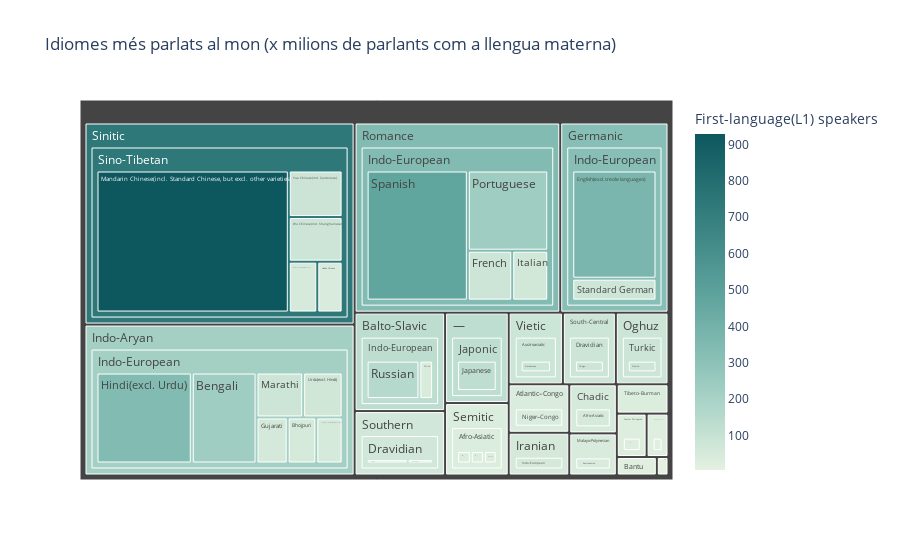

The notebook cell this image was saved under:
### Code cell
import plotly.express as px

# Creem un Treemap
fig = px.treemap(df, path=["Branch", "Family", "Language"], values="First-language(L1) speakers",
                 color="First-language(L1) speakers", color_continuous_scale=px.colors.sequential.Mint, 
                 title="Idiomes més parlats al mon (x milions de parlants com a llengua materna)")
fig.show()

### Figure 1 — Plotly figure (JSON) as saved in the notebook; plotly's stock layout.template omitted (floating-point values rounded to 4 significant figures)
{"data": [{"branchvalues": "total", "customdata": [[372.9], [929.0], [343.9], [474.7], [79.9], [NaN], [233.7], [154.0], [232.4], [70.2], [43.6], [75.6], [125.3], [4.7], [83.1], [82.7], [82.2], [78.4], [85.2], [84.6], [28.2], [81.7], [NaN], [56.4], [50.8], [NaN], [16.1], [NaN], [64.8], [NaN], [48.6], [57.0], [20.7], [32.4], [52.3], [48.1], [49.3], [NaN], [43.6], [43.8], [33.0], [33.3], [40.0], [34.7], [20.3], [322.8], [741.2], [217.3], [340.4], [33.49], [130.5], [43.6], [125.3], [4.7], [82.7], [82.2], [67.0], [84.6], [28.2], [NaN], [56.4], [50.8], [16.1], [20.7], [36.2], [33.0], [322.8], [741.2], [217.3], [340.4], [33.49], [130.5], [43.6], [125.3], [4.7], [82.7], [82.2], [67.0], [84.6], [28.2], [56.4], [50.8], [16.1], [20.7], [36.2], [33.0]], "domain": {"x": [0, 1], "y": [0, 1]}, "hovertemplate": "labels=%{label}<br>First-language(L1) speakers_sum=%{value}<br>parent=%{parent}<br>id=%{id}<br>First-language(L1) speakers=%{color}<extra></extra>", "ids": ["Germanic/Indo-European/English(excl. creole languages)", "Sinitic/Sino-Tibetan/Mandarin Chinese(incl. Standard Chinese, but excl. other varieties)", "Indo-Aryan/Indo-European/Hindi(excl. Urdu)", "Romance/Indo-European/Spanish", "Romance/Indo-European/French", "Semitic/Afro-Asiatic/Modern Standard Arabic(excl. dialects)", "Indo-Aryan/Indo-European/Bengali", "Balto-Slavic/Indo-European/Russian", "Romance/Indo-European/Portuguese", "Indo-Aryan/Indo-European/Urdu(excl. Hindi)", "Malayo-Polynesian/Austronesian/Indonesian(excl. Malay)", "Germanic/Indo-European/Standard German", "—/Japonic/Japanese", "Krio/English Creole/Nigerian Pidgin", "Indo-Aryan/Indo-European/Marathi", "South-Central/Dravidian/Telugu", "Oghuz/Turkic/Turkish", "Southern/Dravidian/Tamil", "Sinitic/Sino-Tibetan/Yue Chinese(incl. Cantonese)", "Vietic/Austroasiatic/Vietnamese", "Central Philippine/Austronesian/Tagalog[b]", "Sinitic/Sino-Tibetan/Wu Chinese(incl. Shanghainese)", "—/Koreanic/Korean", "Iranian/Indo-European/Iranian Persian(excl. Dari and Tajik)", "Chadic/Afro-Asiatic/Hausa", "Semitic/Afro-Asiatic/Egyptian Spoken Arabic(excl. other Arabic dialects)", "Bantu/Niger–Congo/Swahili", "Malayo-Polynesian/Austronesian/Javanese", "Romance/Indo-European/Italian", "Indo-Aryan/Indo-European/Western Punjabi(excl. Eastern Punjabi)", "Southern/Dravidian/Kannada", "Indo-Aryan/Indo-European/Gujarati", "Zhuang–Tai/Kra–Dai/Thai", "Semitic/Afro-Asiatic/Amharic", "Indo-Aryan/Indo-European/Bhojpuri", "Indo-Aryan/Indo-European/Eastern Punjabi(excl. Western Punjabi)", "Sinitic/Sino-Tibetan/Min Nan Chinese(incl. Hokkien)", "Sinitic/Sino-Tibetan/Jin Chinese", "Atlantic–Congo/Niger–Congo/Yoruba", "Sinitic/Sino-Tibetan/Hakka Chinese", "Tibeto-Burman/Sino-Tibetan/Burmese", "Semitic/Afro-Asiatic/Sudanese Spoken Arabic", "Balto-Slavic/Indo-European/Polish", "Semitic/Afro-Asiatic/Algerian Spoken Arabic", "Atlantic–Congo/Niger–Congo/Lingala", "Germanic/Indo-European", "Sinitic/Sino-Tibetan", "Indo-Aryan/Indo-European", "Romance/Indo-European", "Semitic/Afro-Asiatic", "Balto-Slavic/Indo-European", "Malayo-Polynesian/Austronesian", "—/Japonic", "Krio/English Creole", "South-Central/Dravidian", "Oghuz/Turkic", "Southern/Dravidian", "Vietic/Austroasiatic", "Central Philippine/Austronesian", "—/Koreanic", "Iranian/Indo-European", "Chadic/Afro-Asiatic", "Bantu/Niger–Congo", "Zhuang–Tai/Kra–Dai", "Atlantic–Congo/Niger–Congo", "Tibeto-Burman/Sino-Tibetan", "Germanic", "Sinitic", "Indo-Aryan", "Romance", "Semitic", "Balto-Slavic", "Malayo-Polynesian", "—", "Krio", "South-Central", "Oghuz", "Southern", "Vietic", "Central Philippine", "Iranian", "Chadic", "Bantu", "Zhuang–Tai", "Atlantic–Congo", "Tibeto-Burman"], "labels": ["English(excl. creole languages)", "Mandarin Chinese(incl. Standard Chinese, but excl. other varieties)", "Hindi(excl. Urdu)", "Spanish", "French", "Modern Standard Arabic(excl. dialects)", "Bengali", "Russian", "Portuguese", "Urdu(excl. Hindi)", "Indonesian(excl. Malay)", "Standard German", "Japanese", "Nigerian Pidgin", "Marathi", "Telugu", "Turkish", "Tamil", "Yue Chinese(incl. Cantonese)", "Vietnamese", "Tagalog[b]", "Wu Chinese(incl. Shanghainese)", "Korean", "Iranian Persian(excl. Dari and Tajik)", "Hausa", "Egyptian Spoken Arabic(excl. other Arabic dialects)", "Swahili", "Javanese", "Italian", "Western Punjabi(excl. Eastern Punjabi)", "Kannada", "Gujarati", "Thai", "Amharic", "Bhojpuri", "Eastern Punjabi(excl. Western Punjabi)", "Min Nan Chinese(incl. Hokkien)", "Jin Chinese", "Yoruba", "Hakka Chinese", "Burmese", "Sudanese Spoken Arabic", "Polish", "Algerian Spoken Arabic", "Lingala", "Indo-European", "Sino-Tibetan", "Indo-European", "Indo-European", "Afro-Asiatic", "Indo-European", "Austronesian", "Japonic", "English Creole", "Dravidian", "Turkic", "Dravidian", "Austroasiatic", "Austronesian", "Koreanic", "Indo-European", "Afro-Asiatic", "Niger–Congo", "Kra–Dai", "Niger–Congo", "Sino-Tibetan", "Germanic", "Sinitic", "Indo-Aryan", "Romance", "Semitic", "Balto-Slavic", "Malayo-Polynesian", "—", "Krio", "South-Central", "Oghuz", "Southern", "Vietic", "Central Philippine", "Iranian", "Chadic", "Bantu", "Zhuang–Tai", "Atlantic–Congo", "Tibeto-Burman"], "marker": {"coloraxis": "coloraxis", "colors": [372.9, 929.0, 343.9, 474.7, 79.9, NaN, 233.7, 154.0, 232.4, 70.2, 43.6, 75.6, 125.3, 4.7, 83.1, 82.7, 82.2, 78.4, 85.2, 84.6, 28.2, 81.7, NaN, 56.4, 50.8, NaN, 16.1, NaN, 64.8, NaN, 48.6, 57.0, 20.7, 32.4, 52.3, 48.1, 49.3, NaN, 43.6, 43.8, 33.0, 33.3, 40.0, 34.7, 20.3, 322.8, 741.2, 217.3, 340.4, 33.49, 130.5, 43.6, 125.3, 4.7, 82.7, 82.2, 67.0, 84.6, 28.2, NaN, 56.4, 50.8, 16.1, 20.7, 36.2, 33.0, 322.8, 741.2, 217.3, 340.4, 33.49, 130.5, 43.6, 125.3, 4.7, 82.7, 82.2, 67.0, 84.6, 28.2, 56.4, 50.8, 16.1, 20.7, 36.2, 33.0]}, "name": "", "parents": ["Germanic/Indo-European", "Sinitic/Sino-Tibetan", "Indo-Aryan/Indo-European", "Romance/Indo-European", "Romance/Indo-European", "Semitic/Afro-Asiatic", "Indo-Aryan/Indo-European", "Balto-Slavic/Indo-European", "Romance/Indo-European", "Indo-Aryan/Indo-European", "Malayo-Polynesian/Austronesian", "Germanic/Indo-European", "—/Japonic", "Krio/English Creole", "Indo-Aryan/Indo-European", "South-Central/Dravidian", "Oghuz/Turkic", "Southern/Dravidian", "Sinitic/Sino-Tibetan", "Vietic/Austroasiatic", "Central Philippine/Austronesian", "Sinitic/Sino-Tibetan", "—/Koreanic", "Iranian/Indo-European", "Chadic/Afro-Asiatic", "Semitic/Afro-Asiatic", "Bantu/Niger–Congo", "Malayo-Polynesian/Austronesian", "Romance/Indo-European", "Indo-Aryan/Indo-European", "Southern/Dravidian", "Indo-Aryan/Indo-European", "Zhuang–Tai/Kra–Dai", "Semitic/Afro-Asiatic", "Indo-Aryan/Indo-European", "Indo-Aryan/Indo-European", "Sinitic/Sino-Tibetan", "Sinitic/Sino-Tibetan", "Atlantic–Congo/Niger–Congo", "Sinitic/Sino-Tibetan", "Tibeto-Burman/Sino-Tibetan", "Semitic/Afro-Asiatic", "Balto-Slavic/Indo-European", "Semitic/Afro-Asiatic", "Atlantic–Congo/Niger–Congo", "Germanic", "Sinitic", "Indo-Aryan", "Romance", "Semitic", "Balto-Slavic", "Malayo-Polynesian", "—", "Krio", "South-Central", "Oghuz", "Southern", "Vietic", "Central Philippine", "—", "Iranian", "Chadic", "Bantu", "Zhuang–Tai", "Atlantic–Congo", "Tibeto-Burman", "", "", "", "", "", "", "", "", "", "", "", "", "", "", "", "", "", "", "", ""], "type": "treemap", "values": [372.9, 929.0, 343.9, 474.7, 79.9, 0.0, 233.7, 154.0, 232.4, 70.2, 43.6, 75.6, 125.3, 4.7, 83.1, 82.7, 82.2, 78.4, 85.2, 84.6, 28.2, 81.7, 0.0, 56.4, 50.8, 0.0, 16.1, 0.0, 64.8, 0.0, 48.6, 57.0, 20.7, 32.4, 52.3, 48.1, 49.3, 0.0, 43.6, 43.8, 33.0, 33.3, 40.0, 34.7, 20.3, 448.5, 1189.0, 888.3, 851.8, 100.4, 194.0, 43.6, 125.3, 4.7, 82.7, 82.2, 127.0, 84.6, 28.2, 0.0, 56.4, 50.8, 16.1, 20.7, 63.9, 33.0, 448.5, 1189.0, 888.3, 851.8, 100.4, 194.0, 43.6, 125.3, 4.7, 82.7, 82.2, 127.0, 84.6, 28.2, 56.4, 50.8, 16.1, 20.7, 63.9, 33.0]}], "layout": {"coloraxis": {"colorbar": {"title": {"text": "First-language(L1) speakers"}}, "colorscale": [[0, "rgb(228, 241, 225)"], [0.1667, "rgb(180, 217, 204)"], [0.3333, "rgb(137, 192, 182)"], [0.5, "rgb(99, 166, 160)"], [0.6667, "rgb(68, 140, 138)"], [0.8333, "rgb(40, 114, 116)"], [1, "rgb(13, 88, 95)"]]}, "legend": {"tracegroupgap": 0}, "title": {"text": "Idiomes més parlats al mon (x milions de parlants com a llengua materna)"}}}
